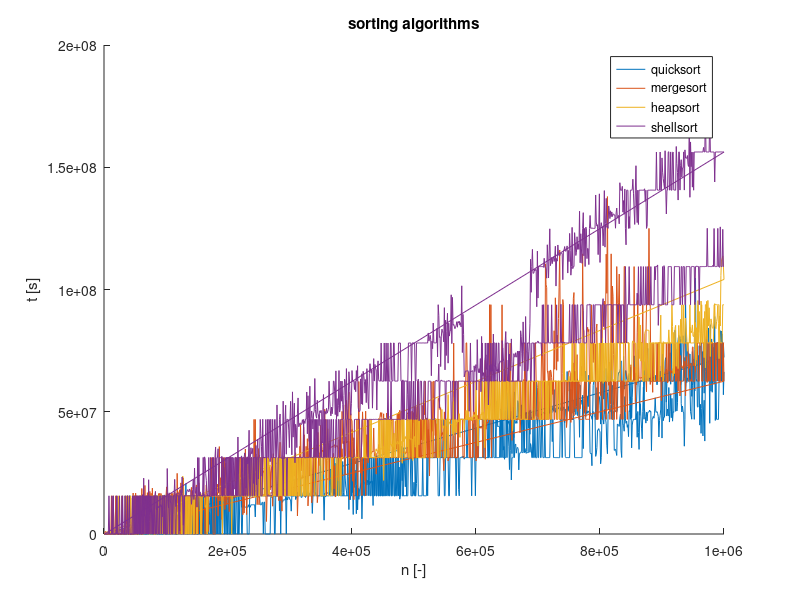

Write MATLAB code to recreate this figure.
clear;clc;close all;

fid=fopen('quicksort.txt');
data=textscan(fid,'%d %f');
fclose(fid);
x=data{1};
quicksort_y=data{2};

fid=fopen('mergesort.txt');
data=textscan(fid,'%d %f');
fclose(fid);
mergesort_y=data{2};

fid=fopen('heapsort.txt');
data=textscan(fid,'%d %f');
fclose(fid);
heapsort_y=data{2};

fid=fopen('shellsort_2n.txt');
data=textscan(fid,'%d %f');
fclose(fid);
shellsort_y=data{2};


figure;
title('sorting algorithms');
xlabel('n [-]');
ylabel('t [s]');
hold on;
plot(x,quicksort_y);
plot(x,mergesort_y);
plot(x,heapsort_y);
plot(x,shellsort_y);
legend('quicksort','mergesort','heapsort','shellsort');
hold off;